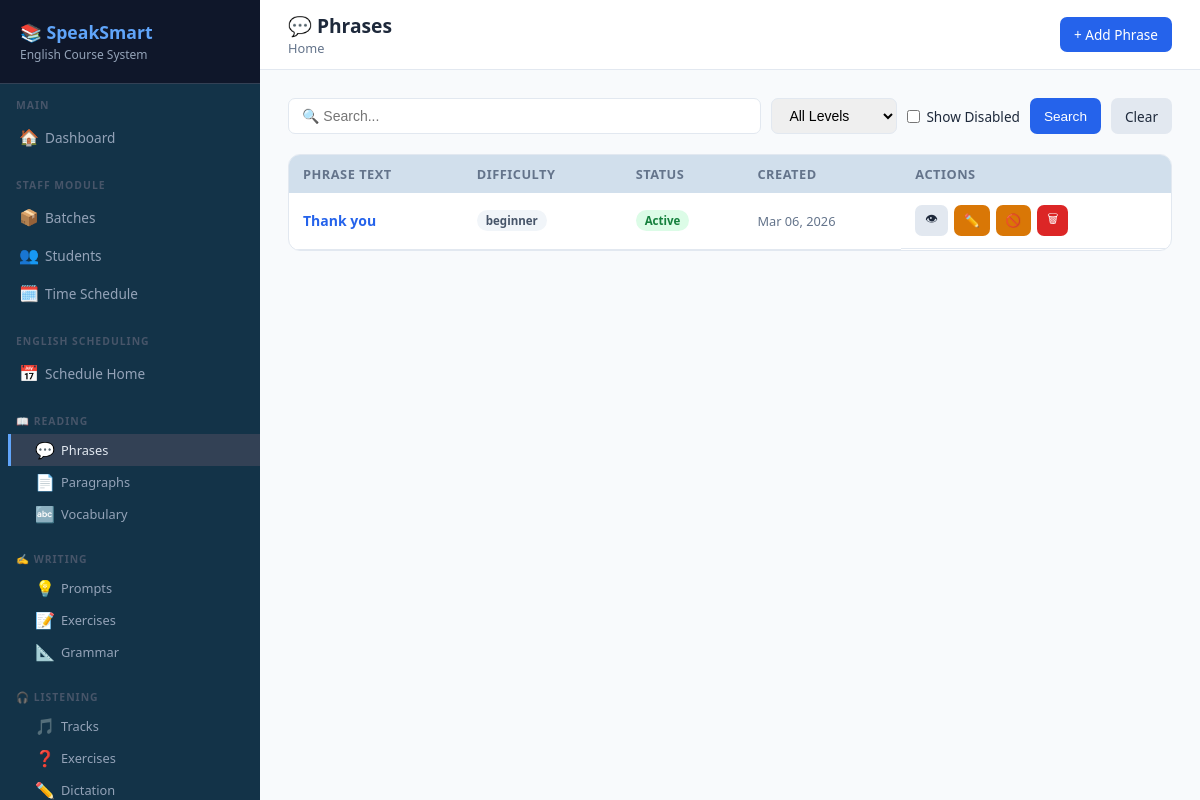
The app's page /scheduling/reading/phrases/ (signed in) with its own data.
### scheduling/models.py (models this page shows, shortened)
class Phrase(models.Model):
    text = models.CharField(max_length=500)
    meaning = models.TextField()
    example_sentence = models.TextField(blank=True)
    translation = models.CharField(max_length=500, blank=True)
    difficulty = models.CharField(max_length=20, choices=DIFFICULTY_CHOICES, default='beginner')
    category = models.CharField(max_length=100, blank=True)
    audio_note = models.TextField(blank=True, help_text="Pronunciation tips")
    is_active = models.BooleanField(default=True)
    created_by = models.ForeignKey(User, on_delete=models.SET_NULL, null=True)
    created_at = models.DateTimeField(auto_now_add=True)

### scheduling/views.py (the view)
# urls.py: path('reading/phrases/', views.phrase_list, name='phrase_list'),
@login_required
def phrase_list(request):
    return _list_view(request, Phrase, 'scheduling/reading/phrase_list.html')

### scheduling/views.py (called while the page is built)
def _list_view(request, model, template, extra_ctx=None):
    search = request.GET.get('search', '')
    diff = request.GET.get('difficulty', '')
    show_all = request.GET.get('show_all', '')
    qs = model.objects.all()
    if not show_all:
        qs = qs.filter(is_active=True)
    if diff:
        qs = qs.filter(difficulty=diff)
    if search and hasattr(model, 'text'):
        qs = qs.filter(Q(text__icontains=search))
    elif search and hasattr(model, 'title'):
        qs = qs.filter(Q(title__icontains=search))
    ctx = {'items': qs.order_by('-created_at'), 'search': search,
           'difficulty': diff, 'show_all': show_all}
    if extra_ctx:
        ctx.update(extra_ctx)
    return render(request, template, ctx)

### scheduling/templates/scheduling/reading/phrase_list.html (shortened to what this page needs)
{% extends "base.html" %}
{% block page_title %}💬 Phrases{% endblock %}
{% block topbar_actions %}<a href="{% url 'scheduling:phrase_create' %}" class="btn btn-primary">+ Add Phrase</a>{% endblock %}
{% block content %}
<div class="search-bar">
  <form method="get" style="display:flex;gap:10px;flex-wrap:wrap;width:100%">
    <input name="search" value="{{ search }}" placeholder="🔍 Search..." style="flex:1;min-width:200px">
    <select name="difficulty">
      <option value="">All Levels</option>
    </select>
    <label style="display:flex;align-items:center;gap:6px;font-size:.85rem"><input type="checkbox" name="show_all" {%if show_all%}checked{%endif%} value="1"> Show Disabled</label>
    <button type="submit" class="btn btn-primary">Search</button>
    <a href="{% url 'scheduling:phrase_create' %}" class="btn btn-secondary">Clear</a>
  </form>
</div>
<div class="card">
  <div class="card-body" style="padding:0">
    <table>
      <thead><tr><th>Phrase Text</th><th>Difficulty</th><th>Status</th><th>Created</th><th>Actions</th></tr></thead>
      <tbody>
      {%for item in items%}
      <tr>
        <td><a href="{% url 'scheduling:phrase_detail' item.pk %}" style="font-weight:600;color:#2563eb;text-decoration:none">{{ item.text|truncatechars:60 }}</a></td>
        <td><span class="badge badge-secondary">{{ item.difficulty }}</span></td>
        <td><span class="badge badge-{%if item.is_active%}success{%else%}danger{%endif%}">{%if item.is_active%}Active{%else%}Disabled{%endif%}</span></td>
        <td style="color:#64748b;font-size:.8rem">{{ item.created_at|date:"M d, Y" }}</td>
        <td class="action-buttons">
          <a href="{% url 'scheduling:phrase_detail' item.pk %}" class="btn btn-secondary btn-sm">👁</a>
          <a href="{% url 'scheduling:phrase_edit' item.pk %}" class="btn btn-warning btn-sm">✏️</a>
          <a href="{% url 'scheduling:phrase_toggle' item.pk %}" class="btn btn-{%if item.is_active%}warning{%else%}success{%endif%} btn-sm" onclick="return confirm('Toggle status?')">{%if item.is_active%}🚫{%else%}✅{%endif%}</a>
          <a href="{% url 'scheduling:phrase_delete' item.pk %}" class="btn btn-danger btn-sm" onclick="return confirm('Delete permanently?')">🗑</a>
        </td>
      </tr>
      {%empty%}
      <tr><td colspan="5"><div class="empty-state"><div class="icon">💬</div><p>No phrases yet.<br><a href="{% url 'scheduling:phrase_create' %}">Add one now</a></p></div></td></tr>
      {%endfor%}
      </tbody>
    </table>
  </div>
</div>
{% endblock %}

### templates/base.html (style rules this page uses)
* { box-sizing: border-box; margin: 0; padding: 0; }
:root { --primary: #2563eb; --primary-dark: #1d4ed8; --secondary: #7c3aed; --success: #16a34a; --warning: #d97706; --danger: #dc2626; --bg: #f8fafc; --card: #ffffff; --border: #e2e8f0; --text: #1e293b; --muted: #64748b; --sidebar-w: 260px; }
body { font-family: 'Segoe UI', sans-serif; background: var(--bg); color: var(--text); display: flex; min-height: 100vh; }
.card { background: var(--card); border-radius: 12px; border: 1px solid var(--border); overflow: hidden; margin-bottom: 20px; }
.card-body { padding: 20px; }
table { width: 100%; border-collapse: collapse; font-size: 0.875rem; min-width: 500px; }
th { background: #d1dfec; padding: 10px 14px; text-align: left; font-weight: 600; font-size: 0.8rem; color: var(--muted); text-transform: uppercase; letter-spacing: 0.5px; white-space: nowrap; }
td { padding: 12px 14px; border-bottom: 1px solid var(--border); vertical-align: middle; }
.btn { display: inline-flex; align-items: center; gap: 6px; padding: 8px 14px; border-radius: 7px; font-size: 0.85rem; font-weight: 500; cursor: pointer; border: none; text-decoration: none; transition: all 0.15s; white-space: nowrap; }
.btn-primary { background: var(--primary); color: white; }
.btn-danger { background: var(--danger); color: white; }
.btn-warning { background: var(--warning); color: white; }
.btn-secondary { background: #e2e8f0; color: var(--text); }
.btn-sm { padding: 5px 10px; font-size: 0.78rem; }
.badge { display: inline-block; padding: 3px 9px; border-radius: 20px; font-size: 0.72rem; font-weight: 600; white-space: nowrap; }
.badge-success { background: #dcfce7; color: #15803d; }
.badge-secondary { background: #f1f5f9; color: #475569; }
.search-bar { display: flex; gap: 10px; align-items: center; flex-wrap: wrap; margin-bottom: 20px; }
.search-bar input, .search-bar select { padding: 8px 13px; border: 1.5px solid var(--border); border-radius: 7px; font-size: 0.875rem; }
.action-buttons { display: flex; gap: 6px; flex-wrap: wrap; }

### records on screen
Phrase: text "Thank you", difficulty "beginner", is_active "Active", created_at "Mar 06, 2026"
